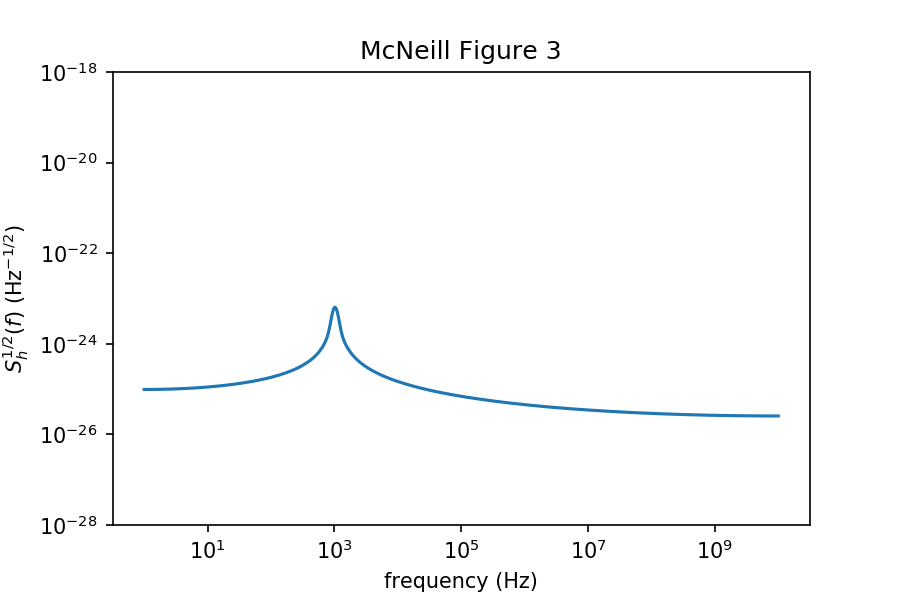

Generate this figure with Python:
# Reference code: https://docs.scipy.org/doc/scipy/reference/tutorial/fftpack.html

%matplotlib inline
import numpy as np
from scipy.fftpack import fft
import matplotlib.pyplot as plt
# Number of sample points

f_c=3e5
Q = 100
A = 1e-25
Gamma = 2*np.pi*f_c/Q**2

N = 1000
# sample spacing
freq_range = 1/2000
T = N*freq_range
t = np.linspace(0.0, T, N)
sineGaussian = A*np.exp(-Gamma*t**2)*np.sin(2*np.pi*f_c*t)
ASD = fft(sineGaussian)
freq = np.logspace(0.0, 10, N//2)

plt.loglog(freq, np.abs(ASD[0:N//2]))
plt.xlabel('frequency (Hz)')
plt.ylabel('$S^{1/2}_h (f)$ (Hz$^{-1/2}$)')
plt.title('McNeill Figure 3')
plt.ylim(1e-28,1e-18)
# plt.savefig('test-FT-1.png', dpi=150)
# plt.grid()
plt.show()
